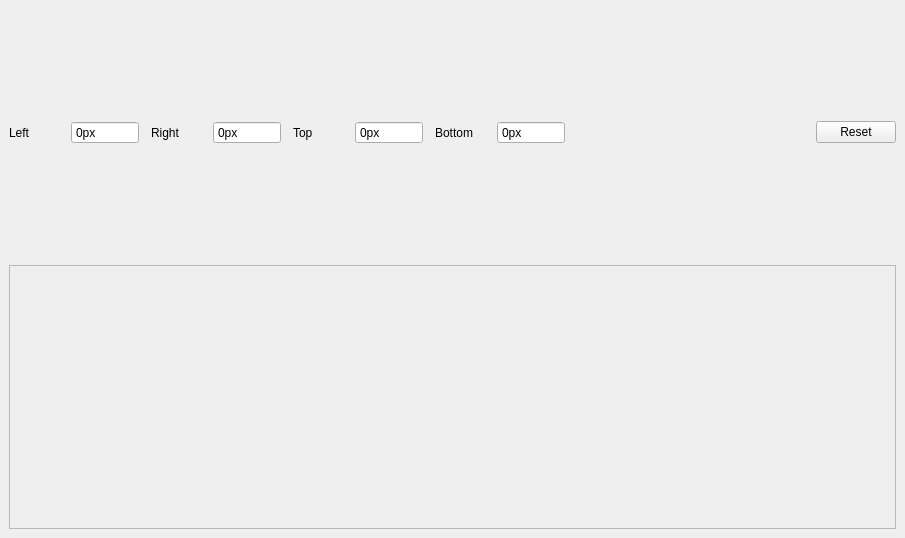
<?xml version="1.0" encoding="UTF-8"?>
<ui version="4.0">
 <class>CropInputTab</class>
 <widget class="QFrame" name="CropInputTab">
  <property name="geometry">
   <rect>
    <x>0</x>
    <y>0</y>
    <width>905</width>
    <height>538</height>
   </rect>
  </property>
  <property name="windowTitle">
   <string/>
  </property>
  <layout class="QVBoxLayout" name="verticalLayout">
   <property name="spacing">
    <number>0</number>
   </property>
   <property name="leftMargin">
    <number>9</number>
   </property>
   <property name="topMargin">
    <number>0</number>
   </property>
   <property name="rightMargin">
    <number>9</number>
   </property>
   <property name="bottomMargin">
    <number>9</number>
   </property>
   <item>
    <widget class="QFrame" name="topFrame">
     <property name="minimumSize">
      <size>
       <width>0</width>
       <height>50</height>
      </size>
     </property>
     <property name="maximumSize">
      <size>
       <width>16777215</width>
       <height>16777215</height>
      </size>
     </property>
     <property name="frameShape">
      <enum>QFrame::NoFrame</enum>
     </property>
     <property name="frameShadow">
      <enum>QFrame::Raised</enum>
     </property>
     <layout class="QHBoxLayout" name="horizontalLayout_2">
      <property name="spacing">
       <number>12</number>
      </property>
      <property name="leftMargin">
       <number>0</number>
      </property>
      <property name="topMargin">
       <number>6</number>
      </property>
      <property name="rightMargin">
       <number>0</number>
      </property>
      <property name="bottomMargin">
       <number>6</number>
      </property>
      <item>
       <widget class="QLabel" name="label">
        <property name="minimumSize">
         <size>
          <width>50</width>
          <height>0</height>
         </size>
        </property>
        <property name="maximumSize">
         <size>
          <width>16777215</width>
          <height>16777215</height>
         </size>
        </property>
        <property name="text">
         <string>Left</string>
        </property>
       </widget>
      </item>
      <item>
       <widget class="QSpinBox" name="spinLeft">
        <property name="minimumSize">
         <size>
          <width>50</width>
          <height>0</height>
         </size>
        </property>
        <property name="maximumSize">
         <size>
          <width>100</width>
          <height>16777215</height>
         </size>
        </property>
        <property name="buttonSymbols">
         <enum>QAbstractSpinBox::NoButtons</enum>
        </property>
        <property name="suffix">
         <string>px</string>
        </property>
        <property name="minimum">
         <number>-600000000</number>
        </property>
        <property name="maximum">
         <number>600000000</number>
        </property>
       </widget>
      </item>
      <item>
       <widget class="QLabel" name="label_3">
        <property name="minimumSize">
         <size>
          <width>50</width>
          <height>0</height>
         </size>
        </property>
        <property name="maximumSize">
         <size>
          <width>16777215</width>
          <height>16777215</height>
         </size>
        </property>
        <property name="text">
         <string>Right</string>
        </property>
       </widget>
      </item>
      <item>
       <widget class="QSpinBox" name="spinRight">
        <property name="minimumSize">
         <size>
          <width>50</width>
          <height>0</height>
         </size>
        </property>
        <property name="maximumSize">
         <size>
          <width>100</width>
          <height>16777215</height>
         </size>
        </property>
        <property name="buttonSymbols">
         <enum>QAbstractSpinBox::NoButtons</enum>
        </property>
        <property name="suffix">
         <string>px</string>
        </property>
        <property name="minimum">
         <number>-600000000</number>
        </property>
        <property name="maximum">
         <number>600000000</number>
        </property>
       </widget>
      </item>
      <item>
       <widget class="QLabel" name="label_2">
        <property name="minimumSize">
         <size>
          <width>50</width>
          <height>0</height>
         </size>
        </property>
        <property name="maximumSize">
         <size>
          <width>16777215</width>
          <height>16777215</height>
         </size>
        </property>
        <property name="text">
         <string>Top</string>
        </property>
       </widget>
      </item>
      <item>
       <widget class="QSpinBox" name="spinTop">
        <property name="minimumSize">
         <size>
          <width>50</width>
          <height>0</height>
         </size>
        </property>
        <property name="maximumSize">
         <size>
          <width>100</width>
          <height>16777215</height>
         </size>
        </property>
        <property name="buttonSymbols">
         <enum>QAbstractSpinBox::NoButtons</enum>
        </property>
        <property name="suffix">
         <string>px</string>
        </property>
        <property name="minimum">
         <number>-600000000</number>
        </property>
        <property name="maximum">
         <number>600000000</number>
        </property>
       </widget>
      </item>
      <item>
       <widget class="QLabel" name="label_4">
        <property name="minimumSize">
         <size>
          <width>50</width>
          <height>0</height>
         </size>
        </property>
        <property name="maximumSize">
         <size>
          <width>16777215</width>
          <height>16777215</height>
         </size>
        </property>
        <property name="text">
         <string>Bottom</string>
        </property>
       </widget>
      </item>
      <item>
       <widget class="QSpinBox" name="spinBottom">
        <property name="minimumSize">
         <size>
          <width>50</width>
          <height>0</height>
         </size>
        </property>
        <property name="maximumSize">
         <size>
          <width>100</width>
          <height>16777215</height>
         </size>
        </property>
        <property name="buttonSymbols">
         <enum>QAbstractSpinBox::NoButtons</enum>
        </property>
        <property name="suffix">
         <string>px</string>
        </property>
        <property name="minimum">
         <number>-600000000</number>
        </property>
        <property name="maximum">
         <number>600000000</number>
        </property>
       </widget>
      </item>
      <item>
       <spacer name="horizontalSpacer">
        <property name="orientation">
         <enum>Qt::Horizontal</enum>
        </property>
        <property name="sizeHint" stdset="0">
         <size>
          <width>40</width>
          <height>20</height>
         </size>
        </property>
       </spacer>
      </item>
      <item>
       <widget class="QPushButton" name="buttonRestore">
        <property name="minimumSize">
         <size>
          <width>0</width>
          <height>0</height>
         </size>
        </property>
        <property name="text">
         <string>Reset</string>
        </property>
       </widget>
      </item>
     </layout>
    </widget>
   </item>
   <item>
    <widget class="QFrame" name="frameBackground">
     <property name="frameShape">
      <enum>QFrame::StyledPanel</enum>
     </property>
     <property name="frameShadow">
      <enum>QFrame::Raised</enum>
     </property>
     <layout class="QVBoxLayout" name="layoutMain">
      <property name="spacing">
       <number>0</number>
      </property>
      <property name="leftMargin">
       <number>0</number>
      </property>
      <property name="topMargin">
       <number>0</number>
      </property>
      <property name="rightMargin">
       <number>0</number>
      </property>
      <property name="bottomMargin">
       <number>0</number>
      </property>
     </layout>
    </widget>
   </item>
  </layout>
 </widget>
 <tabstops>
  <tabstop>buttonRestore</tabstop>
 </tabstops>
 <resources/>
 <connections/>
</ui>
